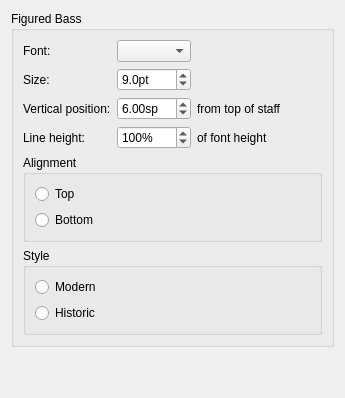
      <widget class="QWidget" name="PageFiguredBass">
       <layout class="QVBoxLayout" name="verticalLayout">
        <item>
         <widget class="QGroupBox" name="groupBox_20">
          <property name="title">
           <string>Figured Bass</string>
          </property>
          <layout class="QVBoxLayout" name="verticalLayout_32">
           <item>
            <layout class="QHBoxLayout" name="horizontalLayout_5">
             <item>
              <layout class="QGridLayout" name="gridLayout_16">
               <item row="3" column="1">
                <widget class="QSpinBox" name="spinFBLineHeight">
                 <property name="suffix">
                  <string notr="true">%</string>
                 </property>
                 <property name="minimum">
                  <number>1</number>
                 </property>
                 <property name="maximum">
                  <number>500</number>
                 </property>
                 <property name="singleStep">
                  <number>10</number>
                 </property>
                 <property name="value">
                  <number>100</number>
                 </property>
                </widget>
               </item>
               <item row="0" column="0">
                <widget class="QLabel" name="labelFBFont">
                 <property name="text">
                  <string>Font:</string>
                 </property>
                 <property name="textFormat">
                  <enum>Qt::PlainText</enum>
                 </property>
                 <property name="buddy">
                  <cstring>comboFBFont</cstring>
                 </property>
                </widget>
               </item>
               <item row="2" column="1">
                <widget class="QDoubleSpinBox" name="doubleSpinFBVertPos">
                 <property name="suffix">
                  <string>sp</string>
                 </property>
                 <property name="minimum">
                  <double>-25.000000000000000</double>
                 </property>
                 <property name="maximum">
                  <double>25.000000000000000</double>
                 </property>
                 <property name="singleStep">
                  <double>0.500000000000000</double>
                 </property>
                 <property name="value">
                  <double>6.000000000000000</double>
                 </property>
                </widget>
               </item>
               <item row="1" column="0">
                <widget class="QLabel" name="labelFBSize">
                 <property name="text">
                  <string>Size:</string>
                 </property>
                 <property name="textFormat">
                  <enum>Qt::PlainText</enum>
                 </property>
                 <property name="buddy">
                  <cstring>doubleSpinFBSize</cstring>
                 </property>
                </widget>
               </item>
               <item row="1" column="1">
                <widget class="QDoubleSpinBox" name="doubleSpinFBSize">
                 <property name="suffix">
                  <string>pt</string>
                 </property>
                 <property name="decimals">
                  <number>1</number>
                 </property>
                 <property name="minimum">
                  <double>5.000000000000000</double>
                 </property>
                 <property name="value">
                  <double>9.000000000000000</double>
                 </property>
                </widget>
               </item>
               <item row="3" column="0">
                <widget class="QLabel" name="labelFBLineHeight">
                 <property name="text">
                  <string>Line height:</string>
                 </property>
                 <property name="textFormat">
                  <enum>Qt::PlainText</enum>
                 </property>
                 <property name="buddy">
                  <cstring>spinFBLineHeight</cstring>
                 </property>
                </widget>
               </item>
               <item row="2" column="0">
                <widget class="QLabel" name="labelFBVertPos">
                 <property name="text">
                  <string>Vertical position:</string>
                 </property>
                 <property name="textFormat">
                  <enum>Qt::PlainText</enum>
                 </property>
                 <property name="buddy">
                  <cstring>doubleSpinFBVertPos</cstring>
                 </property>
                </widget>
               </item>
               <item row="0" column="1">
                <widget class="QComboBox" name="comboFBFont">
                 <property name="sizeAdjustPolicy">
                  <enum>QComboBox::AdjustToContents</enum>
                 </property>
                </widget>
               </item>
               <item row="2" column="2">
                <widget class="QLabel" name="label_98">
                 <property name="text">
                  <string>from top of staff</string>
                 </property>
                </widget>
               </item>
               <item row="3" column="2">
                <widget class="QLabel" name="label_99">
                 <property name="text">
                  <string>of font height</string>
                 </property>
                </widget>
               </item>
              </layout>
             </item>
             <item>
              <spacer name="horizontalSpacer_9">
               <property name="orientation">
                <enum>Qt::Horizontal</enum>
               </property>
               <property name="sizeHint" stdset="0">
                <size>
                 <width>40</width>
                 <height>20</height>
                </size>
               </property>
              </spacer>
             </item>
            </layout>
           </item>
           <item>
            <widget class="QGroupBox" name="groupFBAlign">
             <property name="title">
              <string>Alignment</string>
             </property>
             <layout class="QVBoxLayout" name="verticalLayout_11">
              <item>
               <widget class="QRadioButton" name="radioFBTop">
                <property name="text">
                 <string>Top</string>
                </property>
               </widget>
              </item>
              <item>
               <widget class="QRadioButton" name="radioFBBottom">
                <property name="text">
                 <string>Bottom</string>
                </property>
               </widget>
              </item>
             </layout>
            </widget>
           </item>
           <item>
            <widget class="QGroupBox" name="groupFBStyle">
             <property name="title">
              <string>Style</string>
             </property>
             <layout class="QVBoxLayout" name="verticalLayout_33">
              <item>
               <widget class="QRadioButton" name="radioFBModern">
                <property name="text">
                 <string>Modern</string>
                </property>
               </widget>
              </item>
              <item>
               <widget class="QRadioButton" name="radioFBHistoric">
                <property name="text">
                 <string>Historic</string>
                </property>
               </widget>
              </item>
             </layout>
            </widget>
           </item>
          </layout>
         </widget>
        </item>
        <item>
         <spacer name="verticalSpacer_16">
          <property name="orientation">
           <enum>Qt::Vertical</enum>
          </property>
          <property name="sizeHint" stdset="0">
           <size>
            <width>20</width>
            <height>40</height>
           </size>
          </property>
         </spacer>
        </item>
       </layout>
      </widget>
